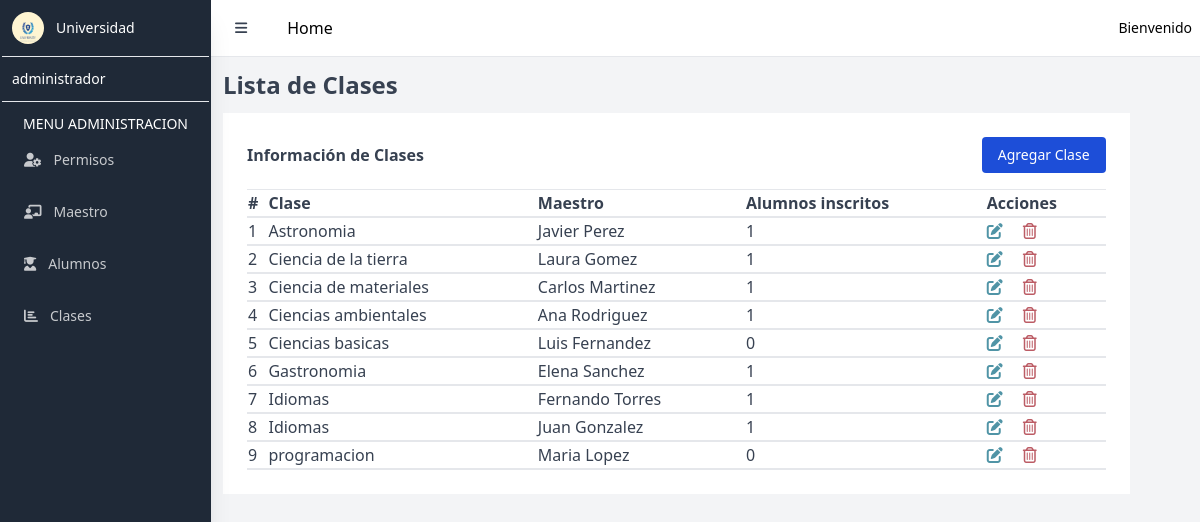
The app's page /clases with its own data.
### tables this page shows
CREATE TABLE `usuarios` (
  `id_usuario` int(11) NOT NULL AUTO_INCREMENT,
  `nombre` varchar(100) DEFAULT NULL,
  `apellido` varchar(100) DEFAULT NULL,
  `dni` varchar(20) DEFAULT NULL,
  `fecha_nacimiento` varchar(50) DEFAULT NULL,
  `direccion` varchar(200) DEFAULT NULL,
  `correo` varchar(220) DEFAULT NULL,
  `contrasena` varchar(255) DEFAULT NULL,
  `rol_id` int(11) DEFAULT NULL,
  `clase_id` int(11) DEFAULT NULL,
  PRIMARY KEY (`id_usuario`),
  UNIQUE KEY `correo` (`correo`),
  KEY `rol_id` (`rol_id`),
  KEY `clase_id` (`clase_id`),
  CONSTRAINT `usuarios_ibfk_1` FOREIGN KEY (`rol_id`) REFERENCES `roles` (`id_rol`),
  CONSTRAINT `usuarios_ibfk_2` FOREIGN KEY (`clase_id`) REFERENCES `clases` (`id`)
);

CREATE TABLE `clases` (
  `id` int(11) NOT NULL AUTO_INCREMENT,
  `clase` varchar(255) DEFAULT NULL,
  PRIMARY KEY (`id`)
);

### Controllers/admin/ClaseController.php (called while the page is built, shortened)
<?php
require_once $_SERVER["DOCUMENT_ROOT"] . "/Models/Model.php";
class ClaseController
{
    protected $model;
    public function __construct()
    {
        $this->model = new User();
    }
    public function index()
    {
        $clases = $this->model->getClasesInscritos();
        include $_SERVER["DOCUMENT_ROOT"] . "/views/admin/readClase.php";
    }
}

### config/database.php (called while the page is built)
<?php
return [
    "host" => "localhost",
    "dbname" => "university_db",
    "username" => "root",
    "password" => ""
];

### Models/Model.php (called while the page is built, shortened)
<?php
class Model
{
    private $db;
    public function __construct()
    {
        $config = include($_SERVER["DOCUMENT_ROOT"] . "/config/database.php");
        try {
            $this->db = new mysqli(
                $config["host"],
                $config["username"],
                $config["password"],
                $config["dbname"]
            );
        } catch (mysqli_sql_exception $e) {
            echo "Error: " . $e->getMessage();
        }
    }
    public function getClasesInscritos()
    {
        $query = "SELECT
        c.id as clase_id,
        c.clase,
        u.id_usuario,
        CONCAT(u.nombre, ' ', u.apellido) as maestro,
        COUNT(ac.usuario_id) as alumnos_inscritos
    FROM
        clases c
    JOIN
        usuarios u ON u.clase_id = c.id
    LEFT JOIN
        alumnos_clases ac ON ac.clase_id = c.id
    WHERE
        u.rol_id = 2
    GROUP BY
        c.id, u.id_usuario
    ORDER BY
        c.clase";
        $res = $this->db->query($query);
        $data = $res->fetch_all(MYSQLI_ASSOC);
        return $data;
    }
}

### views/admin/readClase.php (shortened to what this page needs)
<!DOCTYPE html>
<html lang="en">
<head>
    <link href="/public/output.css" rel="stylesheet">
</head>
<body>
    <main class="flex bg-gray-100">
        <aside class="bg-gray-800 relative h-screen w-72 md:w-64 hidden sm:block shadow-xl">
            <div class="p-3 flex items-center">
                <img class="h-8 w-8 rounded-full" src="/assets/logo.jpg" alt="">
                <p class="text-white text-sm font-light ml-3">Universidad</p>
            </div>
            <hr class="mx-0.5">
            <div class="p-3">
                <p class="text-white text-sm">administrador</p>
            </div>
            <hr class="mx-0.5">
            <nav class="text-white text-sm pt-3">
                <p class="text-center">MENU ADMINISTRACION</p>
                <a href="/permisos" class="flex items-center text-white opacity-75 hover:opacity-100 py-4 pl-6">
                    <i class="fa-solid fa-user-gear mr-3"></i>
                    Permisos
                </a>
                <a href="/maestros" class="flex items-center text-white opacity-75 hover:opacity-100 py-4 pl-6">
                    <i class="fa-solid fa-chalkboard-user mr-3"></i>
                    Maestro
                </a>
                <a href="/alumnos" class="flex items-center text-white opacity-75 hover:opacity-100 py-4 pl-6">
                    <i class="fa-solid fa-user-graduate mr-3"></i>
                    Alumnos
                </a>
                <a href="/clases" class="flex items-center text-white opacity-75 hover:opacity-100 py-4 pl-6">
                    <i class="fa-solid fa-chart-bar mr-3"></i>
                    Clases
                </a>
            </nav>
        </aside>
        <div class="w-full flex flex-col h-screen">
            <nav class="bg-white">
                <div class="relative flex items-center justify-between h-10 m-2">
                    <div class="flex-1 flex items-center justify-center sm:justify-start">
                        <button id="sidebarBtn" class="px-4 py-2 text-gray-700 text-sm rounded-lg hover:bg-gray-200">
                            <i class="fas fa-bars"></i>
                        </button>
                        <a class="ml-6" href="/dashboard">Home</a>
                    </div>
                    <div class="absolute inset-y-0 right-0 flex items-center pr-2 sm:static sm:inset-auto sm:ml-6 sm:pr-0">
                        <div class="ml-3 relative">
                            <div>
                                <button type="button" class="flex text-sm rounded-full" id="profileBtn">
                                    <p>Bienvenido</p>
                                </button>
                            </div>
                        </div>
                    </div>
                </div>
            </nav>
            <div class="w-full border-t flex flex-col">
                <h2 class="text-gray-700 m-3 font-semibold text-2xl">Lista de Clases</h2>
                <div class="w-11/12 flex-grow p-6 text-gray-700 bg-white mx-3">
                    <div class="flex justify-between items-center mb-4">
                        <p class="font-semibold">Información de Clases</p>
                        <button data-modal-target="authentication-modal" data-modal-toggle="authentication-modal" class="block text-white bg-blue-700 hover:bg-blue-800 focus:ring-2 focus:outline-none focus:ring-blue-300 font-normal rounded text-sm px-4 py-2 text-center" type="button">
                            Agregar Clase
                        </button>
                    </div>
                    <hr>
                    <table class="min-w-full">
                        <thead>
                            <tr>
                                <th class="text-left">#</th>
                                <th class="text-left">Clase</th>
                                <th class="text-left">Maestro</th>
                                <th class="text-left">Alumnos inscritos</th>
                                <th class="text-left">Acciones</th>
                            </tr>
                        </thead>
                        <tbody>
                            <?php
                            $counter = 1;
                            foreach ($clases as $clase) {
                            ?>
                                <tr class="border-y-2">
                                    <td><?= $counter++ ?></td>
                                    <td><?= $clase["clase"] ?></td>
                                    <td><?= $clase["maestro"] ?></td>
                                    <td><?= $clase["alumnos_inscritos"] ?></td>
                                    <td class="flex">
                                        <a class="mr-5" href="/clases/edit?id=<?= $clase["clase_id"] ?>"><i class="fa-solid fa-pen-to-square" style="color: #5094a6;"></i></a>
                                        <form action="/clases/delete" method="post">
                                            <button type="submit"><i class="fa-regular fa-trash-can" style="color: #bc5c65;"></i></button>
                                        </form>
                                    </td>
                                </tr>
                            <?php
                            }
                            ?>
                        </tbody>
                    </table>
                </div>
            </div>
        </div>
    </main>
</body>
</html>

### records on screen
usuarios: clase.clase "Astronomia", maestro "Javier Perez", alumnos_inscritos "1"
usuarios: clase.clase "Ciencia de la tierra", maestro "Laura Gomez", alumnos_inscritos "1"
usuarios: clase.clase "Ciencia de materiales", maestro "Carlos Martinez", alumnos_inscritos "1"
usuarios: clase.clase "Ciencias ambientales", maestro "Ana Rodriguez", alumnos_inscritos "1"
usuarios: clase.clase "Ciencias basicas", maestro "Luis Fernandez", alumnos_inscritos "0"
usuarios: clase.clase "Gastronomia", maestro "Elena Sanchez", alumnos_inscritos "1"
usuarios: clase.clase "Idiomas", maestro "Fernando Torres", alumnos_inscritos "1"
usuarios: clase.clase "Idiomas", maestro "Juan Gonzalez", alumnos_inscritos "1"
usuarios: clase.clase "programacion", maestro "Maria Lopez", alumnos_inscritos "0"
